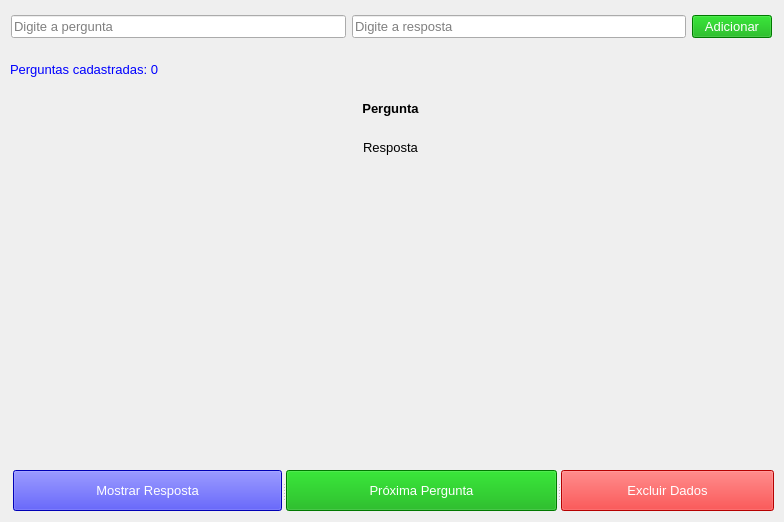
<?xml version="1.0" encoding="UTF-8"?>
<ui version="4.0">
 <class>MainWindow</class>
 <widget class="QMainWindow" name="MainWindow">
  <property name="geometry">
   <rect>
    <x>0</x>
    <y>0</y>
    <width>784</width>
    <height>522</height>
   </rect>
  </property>
  <property name="windowTitle">
   <string>Flashcard Anki Estilo</string>
  </property>
  <property name="styleSheet">
   <string notr="true"/>
  </property>
  <widget class="QWidget" name="centralwidget">
   <widget class="QWidget" name="">
    <property name="geometry">
     <rect>
      <x>11</x>
      <y>11</y>
      <width>761</width>
      <height>32</height>
     </rect>
    </property>
    <layout class="QHBoxLayout" name="horizontalLayout">
     <item>
      <widget class="QLineEdit" name="question_input">
       <property name="font">
        <font>
         <pointsize>10</pointsize>
        </font>
       </property>
       <property name="placeholderText">
        <string>Digite a pergunta</string>
       </property>
      </widget>
     </item>
     <item>
      <widget class="QLineEdit" name="answer_input">
       <property name="font">
        <font>
         <pointsize>10</pointsize>
        </font>
       </property>
       <property name="placeholderText">
        <string>Digite a resposta</string>
       </property>
      </widget>
     </item>
     <item>
      <widget class="QPushButton" name="add_button">
       <property name="font">
        <font>
         <pointsize>10</pointsize>
        </font>
       </property>
       <property name="styleSheet">
        <string notr="true">background-color: rgb(0, 170, 0);
color: rgb(255, 255, 255);</string>
       </property>
       <property name="text">
        <string>Adicionar</string>
       </property>
      </widget>
     </item>
    </layout>
   </widget>
   <widget class="QWidget" name="">
    <property name="geometry">
     <rect>
      <x>10</x>
      <y>53</y>
      <width>761</width>
      <height>111</height>
     </rect>
    </property>
    <layout class="QGridLayout" name="gridLayout_2">
     <item row="0" column="0">
      <widget class="QLabel" name="count_label">
       <property name="font">
        <font>
         <pointsize>10</pointsize>
        </font>
       </property>
       <property name="styleSheet">
        <string notr="true">color: rgb(0, 0, 255);</string>
       </property>
       <property name="text">
        <string>Perguntas cadastradas: 0</string>
       </property>
      </widget>
     </item>
     <item row="1" column="0">
      <widget class="QLabel" name="question_label">
       <property name="font">
        <font>
         <pointsize>10</pointsize>
         <weight>75</weight>
         <bold>true</bold>
        </font>
       </property>
       <property name="text">
        <string>Pergunta</string>
       </property>
       <property name="alignment">
        <set>Qt::AlignCenter</set>
       </property>
      </widget>
     </item>
     <item row="2" column="0">
      <widget class="QLabel" name="answer_label">
       <property name="font">
        <font>
         <pointsize>10</pointsize>
        </font>
       </property>
       <property name="text">
        <string>Resposta</string>
       </property>
       <property name="alignment">
        <set>Qt::AlignCenter</set>
       </property>
      </widget>
     </item>
    </layout>
   </widget>
   <widget class="QSplitter" name="splitter">
    <property name="geometry">
     <rect>
      <x>13</x>
      <y>470</y>
      <width>761</width>
      <height>41</height>
     </rect>
    </property>
    <property name="orientation">
     <enum>Qt::Horizontal</enum>
    </property>
    <widget class="QPushButton" name="flip_button">
     <property name="font">
      <font>
       <pointsize>10</pointsize>
      </font>
     </property>
     <property name="styleSheet">
      <string notr="true">background-color: rgb(0, 0, 255);
color: rgb(255, 255, 255);</string>
     </property>
     <property name="text">
      <string>Mostrar Resposta</string>
     </property>
    </widget>
    <widget class="QPushButton" name="next_button">
     <property name="font">
      <font>
       <pointsize>10</pointsize>
      </font>
     </property>
     <property name="styleSheet">
      <string notr="true">background-color: rgb(0, 170, 0);
color: rgb(255, 255, 255);</string>
     </property>
     <property name="text">
      <string>Próxima Pergunta</string>
     </property>
    </widget>
    <widget class="QPushButton" name="delete_button">
     <property name="font">
      <font>
       <pointsize>10</pointsize>
      </font>
     </property>
     <property name="styleSheet">
      <string notr="true">color: rgb(255, 255, 255);
background-color: rgb(255, 0, 0);</string>
     </property>
     <property name="text">
      <string>Excluir Dados</string>
     </property>
    </widget>
   </widget>
  </widget>
 </widget>
 <resources/>
 <connections/>
</ui>
